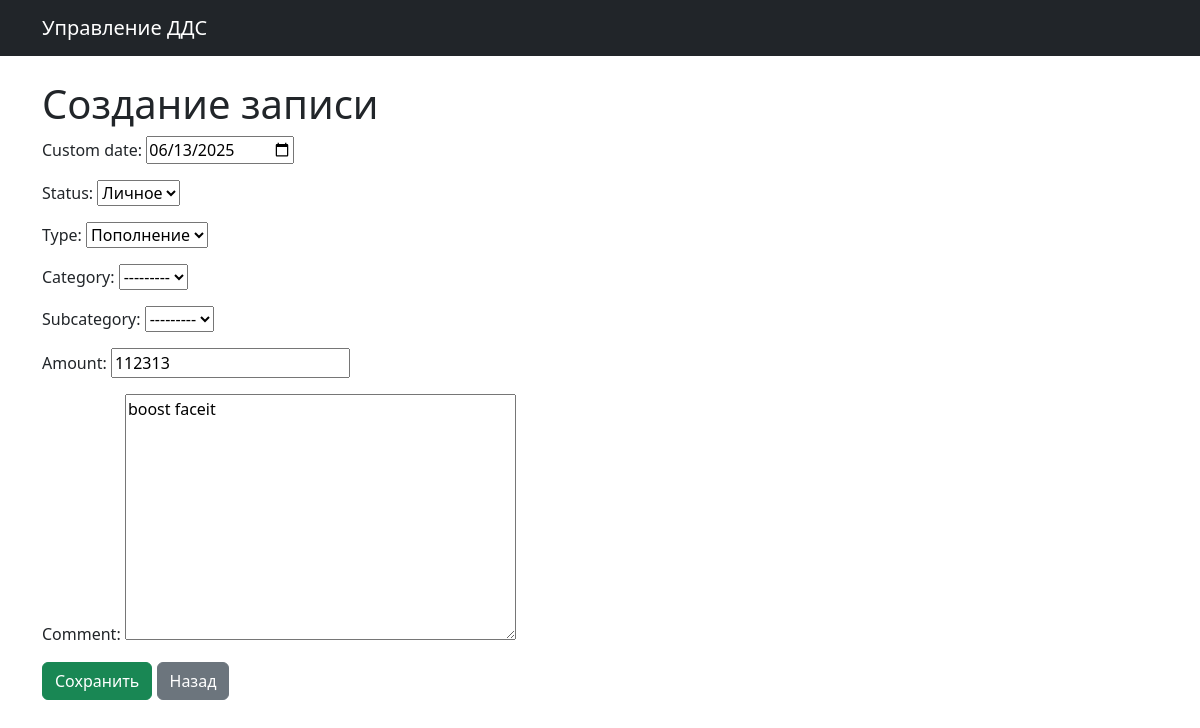
The app's page /edit/12/ with its own data.
### dds/models.py (models this page shows, shortened)
class CashflowRecord(models.Model):
    created_at = models.DateField(auto_now_add=True)
    custom_date = models.DateField(blank=True, null=True)
    status = models.ForeignKey(Status, on_delete=models.PROTECT)
    type = models.ForeignKey(Type, on_delete=models.PROTECT)
    category = models.ForeignKey(Category, on_delete=models.PROTECT)
    subcategory = models.ForeignKey(Subcategory, on_delete=models.PROTECT)
    amount = models.IntegerField()
    comment = models.TextField(blank=True, null=True)

### dds/views.py (the view)
# urls.py: path('edit/<int:pk>/', views.record_edit, name='record_edit'),
def record_edit(request, pk):
    record = get_object_or_404(CashflowRecord, pk=pk)
    form = CashflowRecordForm(request.POST or None, instance=record)
    if form.is_valid():
        form.save()
        return redirect('record_list')
    return render(request, 'dds/record_form.html', {'form': form})

### dds/models.py (called while the page is built)
    def __str__(self):
        return self.name

    def __str__(self):
        return self.name

### dds/templates/dds/record_form.html (shortened to what this page needs)
{% extends 'base.html' %}
{% block content %}
    <h1>Создание записи</h1>
    <form method="post">
        {{ form.as_p }}
        <button type="submit" class="btn btn-success">Сохранить</button>
        <a href="{% url 'record_list' %}" class="btn btn-secondary">Назад</a>
    </form>
{% endblock %}

### records on screen
CashflowRecord: custom_date "06/13/2025", status "Личное", type "Пополнение", category "---------", subcategory "---------", amount "112313", comment "boost faceit"
